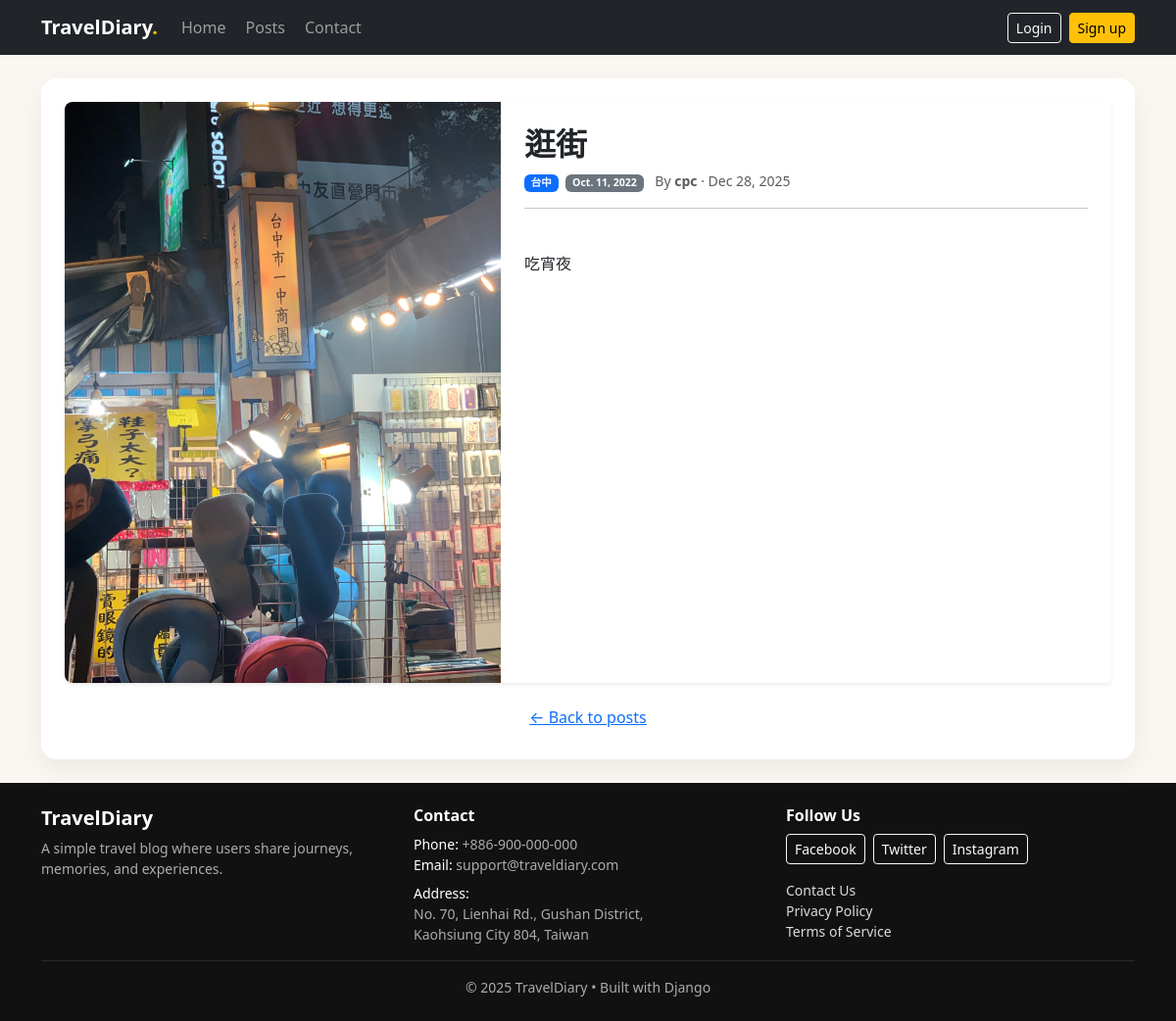
The app's page /post/2/ with its own data.
### diary/models.py (models this page shows, shortened)
class Post(models.Model):
    title = models.CharField(max_length=120)
    location = models.CharField(max_length=120, blank=True)
    travel_date = models.DateField(null=True, blank=True)
    story = models.TextField()
    photo = models.ImageField(upload_to='posts/', blank=True, null=True)
    created_at = models.DateTimeField(auto_now_add=True)
    author = models.ForeignKey(
        settings.AUTH_USER_MODEL,
        on_delete=models.CASCADE,
        related_name='travel_posts'
    )
    class Meta:
        ordering = ['-created_at']

### diary/views.py (the view)
# urls.py: path('post/<int:pk>/', PostDetailView.as_view(), name='post_detail'),
class PostDetailView(DetailView):
    model = Post
    template_name = 'diary/post_detail.html'
    context_object_name = 'post'

### diary/templates/diary/post_detail.html (shortened to what this page needs)
{% extends 'base.html' %}
{% block content %}
<div class="card border-0 shadow-sm">
  <div class="row g-0">
    <div class="col-md-5">
      {% if post.photo %}
        <img src="{{ post.photo.url }}"
             class="img-fluid h-100 w-100"
             style="object-fit: cover; border-top-left-radius: .5rem; border-bottom-left-radius: .5rem;"
             alt="Travel photo">
      {% else %}
        <div class="d-flex align-items-center justify-content-center h-100 text-muted">
          No photo available
        </div>
      {% endif %}
    </div>
    <div class="col-md-7">
      <div class="card-body p-4">
        <h2 class="fw-bold mb-2">{{ post.title }}</h2>
        <div class="mb-3 text-muted small">
          {% if post.location %}
            <span class="badge bg-primary me-1">{{ post.location }}</span>
          {% endif %}
          {% if post.travel_date %}
            <span class="badge bg-secondary me-2">{{ post.travel_date }}</span>
          {% endif %}
          <span>
            By <strong>{{ post.author.username }}</strong>
            · {{ post.created_at|date:"M d, Y" }}
          </span>
        </div>
        <hr>
        <p style="white-space: pre-line; line-height: 1.7; font-size: 1rem;">
          {{ post.story }}
        </p>
      </div>
    </div>
  </div>
</div>
<a href="{% url 'post_list' %}" class="btn btn-link mt-3">
  ← Back to posts
</a>
{% endblock %}

### templates/base.html (style rules this page uses)
body { background: #faf7f2; }

### records on screen
Post: photo (picture), title "逛街", location "台中", travel_date "Oct. 11, 2022", author.username "cpc", created_at "Dec 28, 2025", story "吃宵夜"
